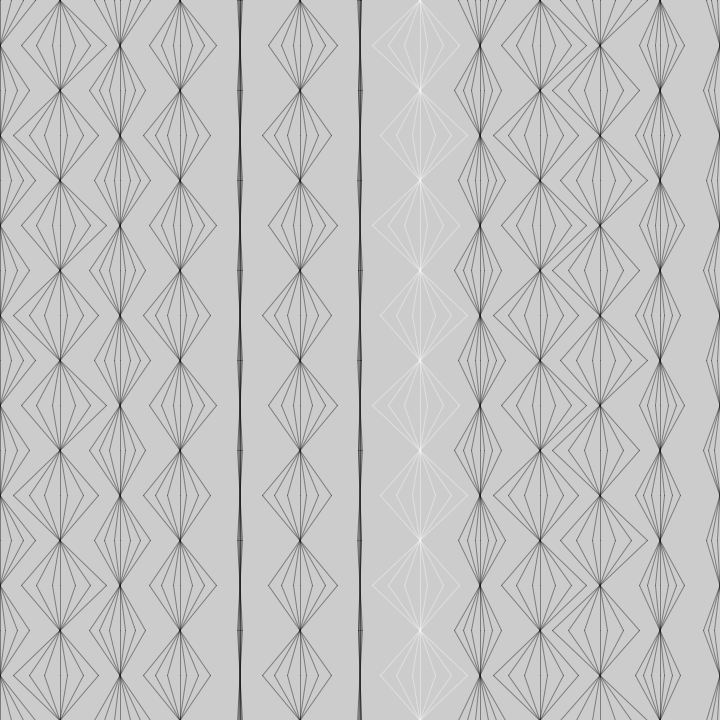
Frame 1 (no input)
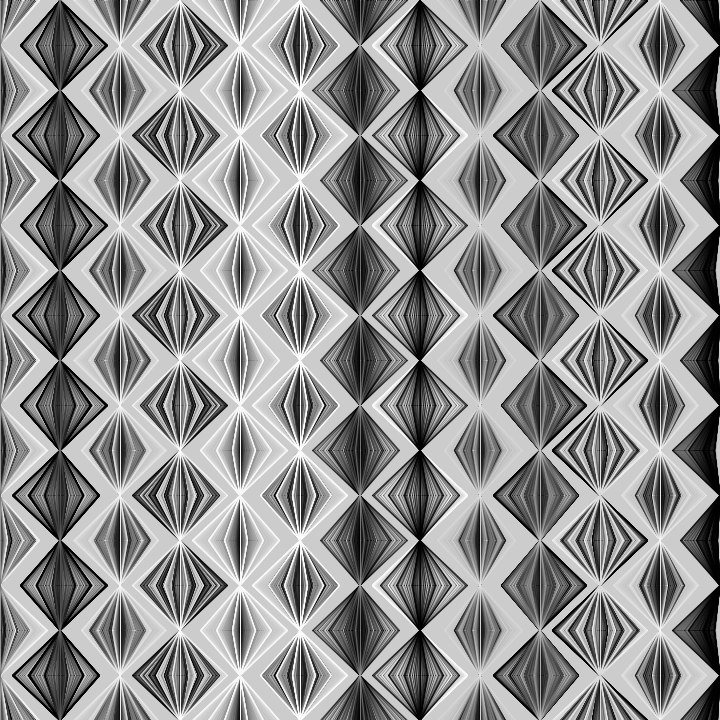
Frame 60 (the mouse pressed at the canvas centre just before this capture)
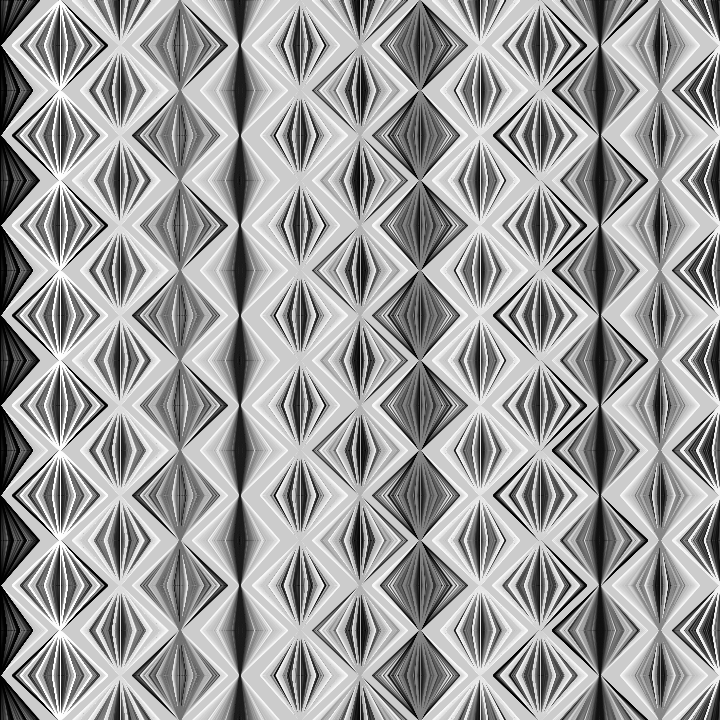
Frame 120 (the mouse held since frame 60 and released just before this capture)

The Processing sketch that drew these frames (run headless with seeded random() and noise(); from frame 60 on, the mouse is pressed at the canvas centre):

// Processing sketch: sketch_1132020_DiamondColorShapes
// ── sketch_1132020_DiamondColorShapes.pde
float x,y,d,t,a,S,D,F=1;
void setup(){size(720,720);}
void draw(){
 t+=pow(sin(a+=.03),4)*.1;
 for(x=0;x<780;x+=60)
 for(y=(x/60)%2*45-90;y<810;y+=90){
  stroke((S=sin(t+noise(x,t*.1)*9))*255,99);
  for(d=0;d<56;d+=8)
  line(x-(D=d*S*(F=-F)),y,x+D,y+90);
 }
}
